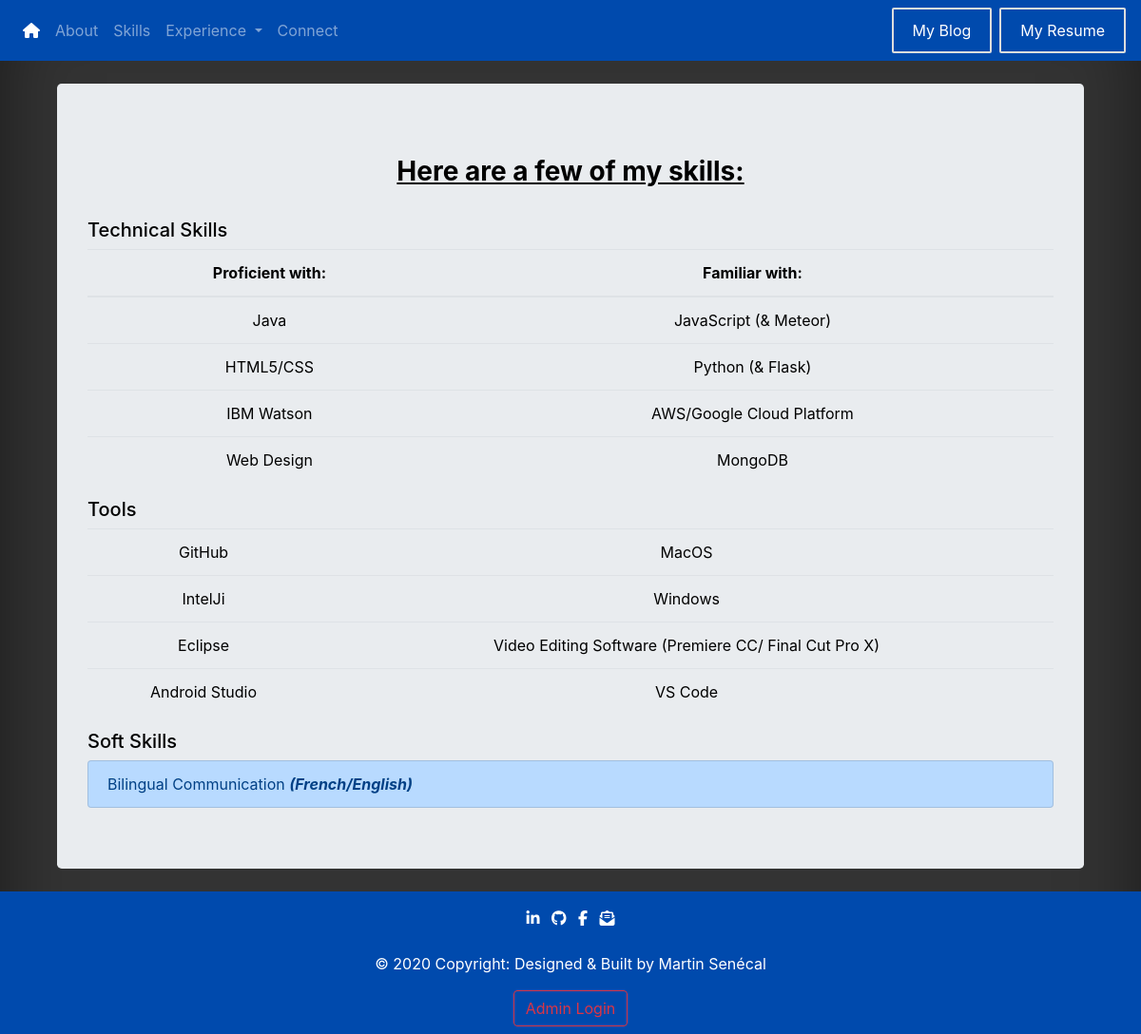
/skills, run on an earlier commit of the app's database.
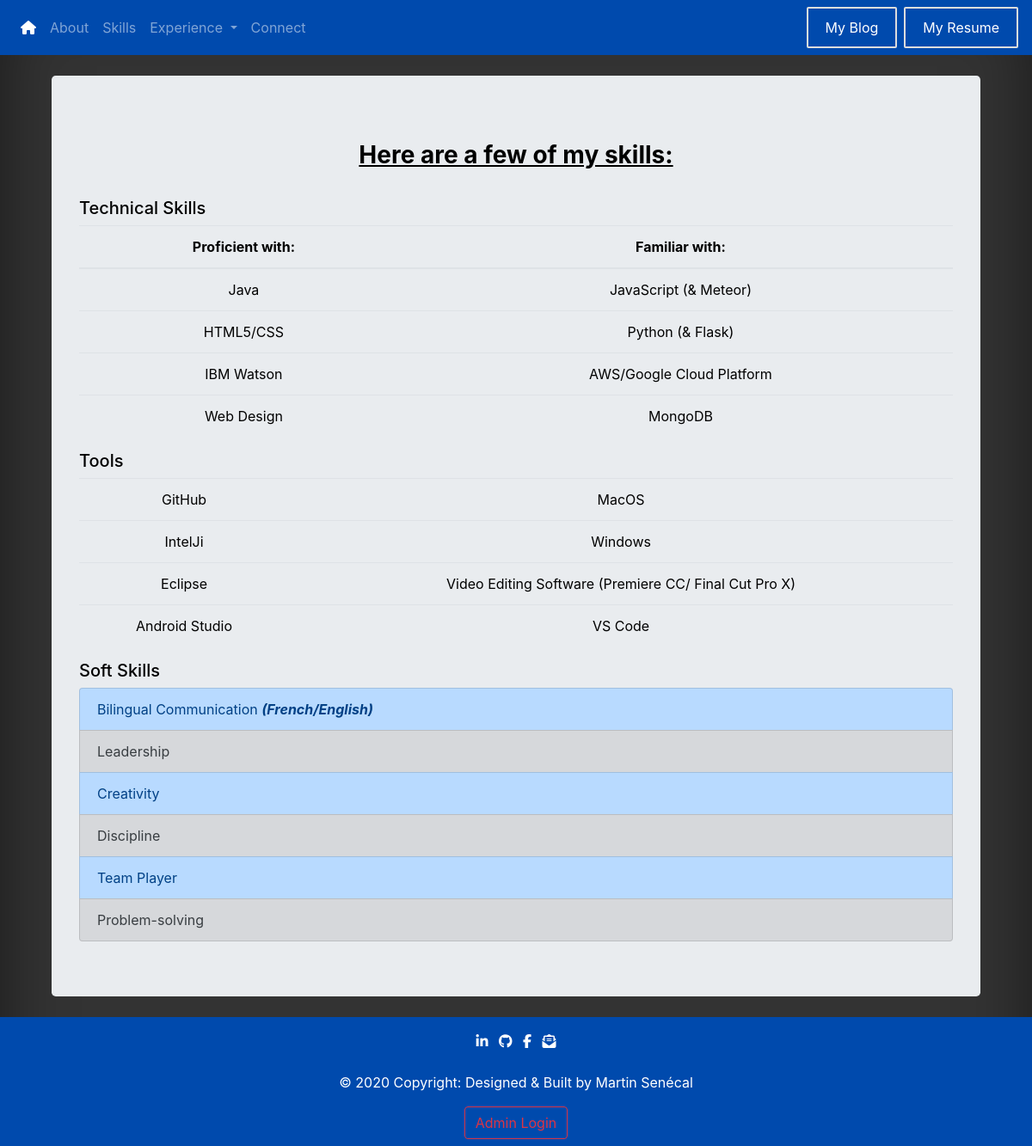
And on a later commit of the database.
### portfolio/models.py (models this page shows, shortened)
class Skill(db.Model):
    id = db.Column(db.Integer, primary_key=True)
    type = db.Column(db.String(15), nullable=False)
    content = db.Column(db.String(80), nullable=False)

### portfolio/routes.py (the view)
@app.route('/skills')
def skills():
    skills_content = Skill.query.all()
    return render_template("skills.html", skills=skills_content)

### portfolio/templates/skills.html (shortened to what this page needs)
{% extends "base.html" %}
{% block body %}
    <div class="container">
        <div class="jumbotron my-4 ">
            <h3 id="skillsTitle"><u><strong>Here are a few of my skills:</strong></u></h3>
            <br>
            <h5>Technical Skills</h5>
            <table class="table table-hover">
                <thead>
                <tr>
                    <th>Proficient with:</th>
                    <th>Familiar with:</th>
                </tr>
                </thead>
                <tbody>
                <tr>
                    <td>Java</td>
                    <td>JavaScript (& Meteor)</td>
                </tr>
                <tr>
                    <td>HTML5/CSS</td>
                    <td>Python (& Flask)</td>
                </tr>
                <tr>
                    <td>IBM Watson</td>
                    <td>AWS/Google Cloud Platform</td>
                </tr>
                <tr>
                    <td>Web Design</td>
                    <td>MongoDB</td>
                </tr>
                </tbody>
            </table>
            <h5>Tools</h5>
            <table class="table table-hover">
                <tbody>
                <tr>
                    <td>GitHub</td>
                    <td>MacOS</td>
                </tr>
                <tr>
                    <td>IntelJi</td>
                    <td>Windows</td>
                </tr>
                <tr>
                    <td>Eclipse</td>
                    <td>Video Editing Software (Premiere CC/ Final Cut Pro X)</td>
                </tr>
                <tr>
                    <td>Android Studio</td>
                    <td>VS Code</td>
                </tr>
                </tbody>
            </table>
            <h5>Soft Skills</h5>
            <div class="list-group">
                <a href="#" class="list-group-item list-group-item-action list-group-item-primary">Bilingual
                    Communication <em><strong>(French/English)</strong></em></a>
                {% for skill in skills %}
                    {% if loop.index%2==0 %}
                        <a href=""
                           class="list-group-item list-group-item-action list-group-item-primary">{{ skill.content }}</a>
                    {% else %}
                        <a href=""
                           class="list-group-item list-group-item-action list-group-item-secondary"> {{ skill.content }} </a>
                    {% endif %}
                {% endfor %}
            </div>
        </div>
    </div>
{% endblock %}

What changed in the data, as far as the page shows it:
added Skill: content "Leadership"
added Skill: content "Creativity"
added Skill: content "Discipline"
added Skill: content "Team Player"
added Skill: content "Problem-solving"
